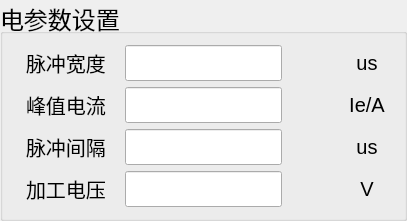
             <widget class="QGroupBox" name="groupBox_9">
              <property name="sizePolicy">
               <sizepolicy hsizetype="Expanding" vsizetype="Expanding">
                <horstretch>0</horstretch>
                <verstretch>0</verstretch>
               </sizepolicy>
              </property>
              <property name="font">
               <font>
                <pointsize>18</pointsize>
               </font>
              </property>
              <property name="title">
               <string>电参数设置</string>
              </property>
              <layout class="QVBoxLayout" name="verticalLayout_18" stretch="1,1,1,1">
               <item>
                <layout class="QHBoxLayout" name="horizontalLayout_35" stretch="2,3,1,1">
                 <item alignment="Qt::AlignHCenter">
                  <widget class="QLabel" name="label_21">
                   <property name="font">
                    <font>
                     <pointsize>15</pointsize>
                    </font>
                   </property>
                   <property name="text">
                    <string>脉冲宽度</string>
                   </property>
                  </widget>
                 </item>
                 <item>
                  <widget class="QLineEdit" name="lineEdit_11">
                   <property name="sizePolicy">
                    <sizepolicy hsizetype="Expanding" vsizetype="Preferred">
                     <horstretch>0</horstretch>
                     <verstretch>0</verstretch>
                    </sizepolicy>
                   </property>
                   <property name="styleSheet">
                    <string notr="true"/>
                   </property>
                  </widget>
                 </item>
                 <item>
                  <spacer name="horizontalSpacer_7">
                   <property name="orientation">
                    <enum>Qt::Horizontal</enum>
                   </property>
                   <property name="sizeHint" stdset="0">
                    <size>
                     <width>40</width>
                     <height>20</height>
                    </size>
                   </property>
                  </spacer>
                 </item>
                 <item>
                  <widget class="QLabel" name="label_22">
                   <property name="font">
                    <font>
                     <pointsize>15</pointsize>
                    </font>
                   </property>
                   <property name="text">
                    <string>us</string>
                   </property>
                   <property name="alignment">
                    <set>Qt::AlignCenter</set>
                   </property>
                  </widget>
                 </item>
                </layout>
               </item>
               <item>
                <layout class="QHBoxLayout" name="horizontalLayout_36" stretch="2,3,1,1">
                 <item alignment="Qt::AlignHCenter">
                  <widget class="QLabel" name="label_26">
                   <property name="font">
                    <font>
                     <pointsize>15</pointsize>
                    </font>
                   </property>
                   <property name="text">
                    <string>峰值电流</string>
                   </property>
                  </widget>
                 </item>
                 <item>
                  <widget class="QLineEdit" name="lineEdit_12">
                   <property name="sizePolicy">
                    <sizepolicy hsizetype="Expanding" vsizetype="Preferred">
                     <horstretch>0</horstretch>
                     <verstretch>0</verstretch>
                    </sizepolicy>
                   </property>
                   <property name="styleSheet">
                    <string notr="true"/>
                   </property>
                  </widget>
                 </item>
                 <item>
                  <spacer name="horizontalSpacer_17">
                   <property name="orientation">
                    <enum>Qt::Horizontal</enum>
                   </property>
                   <property name="sizeHint" stdset="0">
                    <size>
                     <width>40</width>
                     <height>20</height>
                    </size>
                   </property>
                  </spacer>
                 </item>
                 <item>
                  <widget class="QLabel" name="label_45">
                   <property name="font">
                    <font>
                     <pointsize>15</pointsize>
                    </font>
                   </property>
                   <property name="text">
                    <string>Ie/A</string>
                   </property>
                   <property name="alignment">
                    <set>Qt::AlignCenter</set>
                   </property>
                  </widget>
                 </item>
                </layout>
               </item>
               <item>
                <layout class="QHBoxLayout" name="horizontalLayout_30" stretch="2,3,1,1">
                 <item alignment="Qt::AlignHCenter">
                  <widget class="QLabel" name="label_29">
                   <property name="font">
                    <font>
                     <pointsize>15</pointsize>
                    </font>
                   </property>
                   <property name="text">
                    <string>脉冲间隔</string>
                   </property>
                  </widget>
                 </item>
                 <item>
                  <widget class="QLineEdit" name="lineEdit_15">
                   <property name="sizePolicy">
                    <sizepolicy hsizetype="Expanding" vsizetype="Preferred">
                     <horstretch>0</horstretch>
                     <verstretch>0</verstretch>
                    </sizepolicy>
                   </property>
                   <property name="styleSheet">
                    <string notr="true"/>
                   </property>
                  </widget>
                 </item>
                 <item>
                  <spacer name="horizontalSpacer_16">
                   <property name="orientation">
                    <enum>Qt::Horizontal</enum>
                   </property>
                   <property name="sizeHint" stdset="0">
                    <size>
                     <width>40</width>
                     <height>20</height>
                    </size>
                   </property>
                  </spacer>
                 </item>
                 <item>
                  <widget class="QLabel" name="label_30">
                   <property name="font">
                    <font>
                     <pointsize>15</pointsize>
                    </font>
                   </property>
                   <property name="text">
                    <string>us</string>
                   </property>
                   <property name="alignment">
                    <set>Qt::AlignCenter</set>
                   </property>
                  </widget>
                 </item>
                </layout>
               </item>
               <item>
                <layout class="QHBoxLayout" name="horizontalLayout_38" stretch="2,3,1,1">
                 <item alignment="Qt::AlignHCenter">
                  <widget class="QLabel" name="label_48">
                   <property name="font">
                    <font>
                     <pointsize>15</pointsize>
                    </font>
                   </property>
                   <property name="text">
                    <string>加工电压</string>
                   </property>
                  </widget>
                 </item>
                 <item>
                  <widget class="QLineEdit" name="lineEdit_24">
                   <property name="sizePolicy">
                    <sizepolicy hsizetype="Expanding" vsizetype="Preferred">
                     <horstretch>0</horstretch>
                     <verstretch>0</verstretch>
                    </sizepolicy>
                   </property>
                   <property name="styleSheet">
                    <string notr="true"/>
                   </property>
                  </widget>
                 </item>
                 <item>
                  <spacer name="horizontalSpacer_19">
                   <property name="orientation">
                    <enum>Qt::Horizontal</enum>
                   </property>
                   <property name="sizeHint" stdset="0">
                    <size>
                     <width>40</width>
                     <height>20</height>
                    </size>
                   </property>
                  </spacer>
                 </item>
                 <item>
                  <widget class="QLabel" name="label_49">
                   <property name="font">
                    <font>
                     <pointsize>15</pointsize>
                    </font>
                   </property>
                   <property name="text">
                    <string>V</string>
                   </property>
                   <property name="alignment">
                    <set>Qt::AlignCenter</set>
                   </property>
                  </widget>
                 </item>
                </layout>
               </item>
              </layout>
             </widget>
